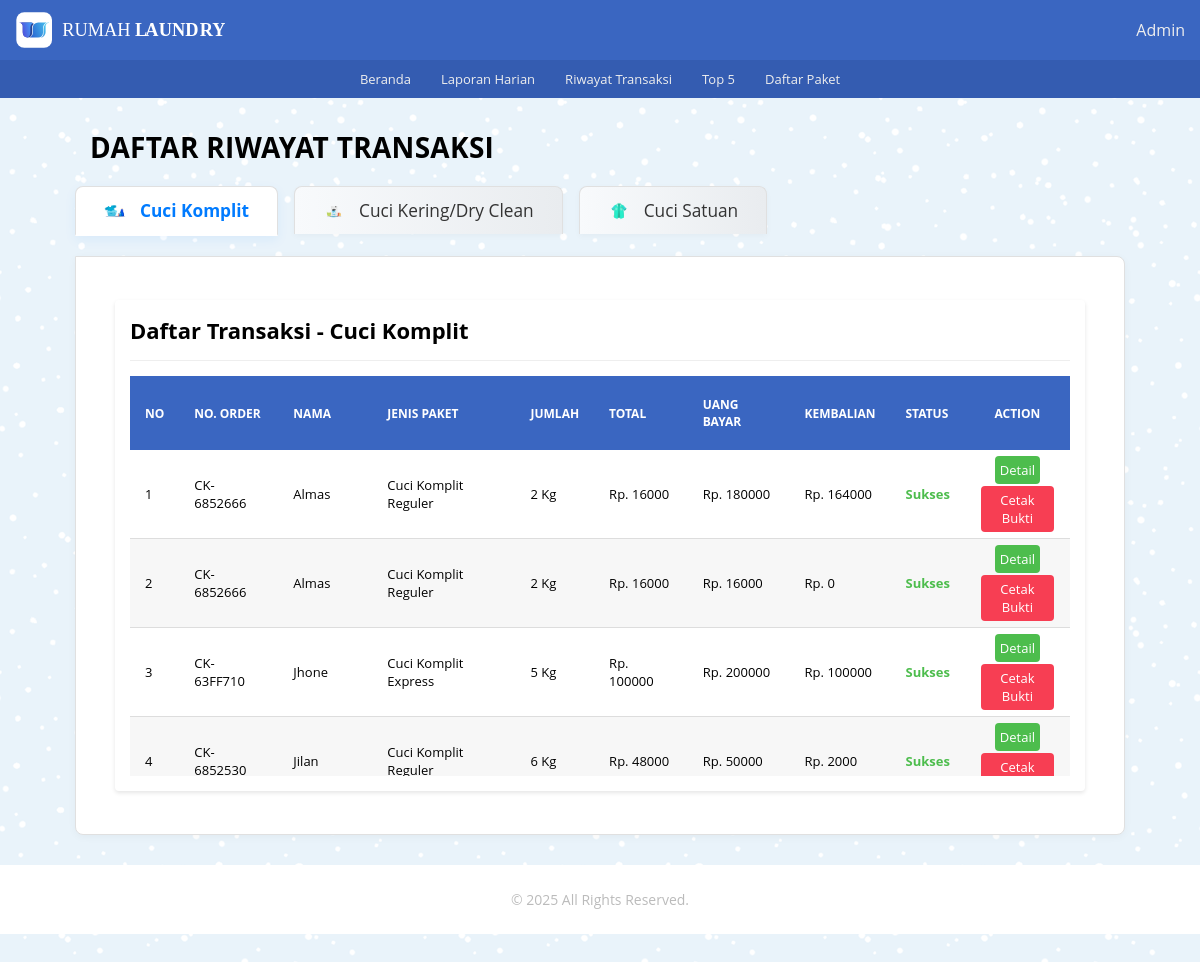
Screenshot of /riwayat_transaksi/riwayat.php (signed in) with the database file from the repository.
### tables this page shows
CREATE TABLE `tb_riwayat_ck` (
  `id_ck` int(11) NOT NULL,
  `or_number` varchar(20) NOT NULL,
  `pelanggan` varchar(100) NOT NULL,
  `no_telp` char(15) NOT NULL,
  `alamat` text NOT NULL,
  `j_paket` varchar(50) NOT NULL,
  `wkt_kerja` varchar(20) NOT NULL,
  `berat` int(5) NOT NULL,
  `h_perkilo` int(11) NOT NULL,
  `tgl_msk` varchar(40) NOT NULL,
  `tgl_klr` varchar(40) NOT NULL,
  `total` int(11) NOT NULL,
  `nominal_byr` int(11) NOT NULL,
  `kembalian` int(11) NOT NULL,
  `status` varchar(20) NOT NULL,
  `keterangan` text NOT NULL
);

### _functions.php (called while the page is built, shortened)
<?php
$host	= 'localhost';
$user = 'root';
$pass	= '';
$db	= 'laundry_app';
$koneksi = mysqli_connect($host,$user,$pass,$db);
function query($query){
	global $koneksi;
	$result = mysqli_query($koneksi, $query);
	$rows = [];
	while ($row = mysqli_fetch_assoc($result)) {
		$rows[] = $row;
	}
	return $rows;
}
function url($url = null){
	$url_utama = "http://localhost/rumah_laundry_6";
	if ($url != null) {
		return $url_utama . '/' . $url;
	}else{
		return $url_utama;
	}
}

### riwayat_transaksi/riwayat_ck/riwayat_ck.php (the view)
<div class="card">
   <div class="card-title card-flex">
      <div class="card-col">
         <h2>Daftar Transaksi - Cuci Komplit</h2>
      </div>
   </div>
   <div class="card-body">
      <div class="tabel-kontainer">
         <table class="tabel-transaksi">
            <thead>
               <tr>
                  <th class="sticky">No</th>
                  <th class="sticky">No. Order</th>
                  <th class="sticky" width="10%">Nama</th>
                  <th class="sticky">Jenis Paket</th>
                  <th class="sticky">Jumlah</th>
                  <th class="sticky">Total</th>
                  <th class="sticky">Uang Bayar</th>
                  <th class="sticky">Kembalian</th>
                  <th class="sticky">Status</th>
                  <th class="sticky" style="text-align: center">Action</th>
               </tr>
            </thead>
            <tbody>
               <?php if (!empty($query_ck)) : ?>
                  <?php $i = 1; ?>
                  <?php foreach($query_ck as $data_ck) : ?>
                     <tr>
                        <td><?=$i?></td>
                        <td><?=$data_ck['or_number']?></td>
                        <td style="max-width: 150px; overflow:hidden;"><?=$data_ck['pelanggan']?></td>
                        <td><?=$data_ck['j_paket']?></td>
                        <td><?=$data_ck['berat'] . " Kg"?></td>
                        <td><?="Rp. " . $data_ck['total']?></td>
                        <td><?="Rp. " . $data_ck['nominal_byr']?></td>
                        <td><?="Rp. " . $data_ck['kembalian']?></td>
                        <td><span class="success"><?=$data_ck['status']?></span></td>
                        <td align="center">
                           <a href="<?=url('riwayat_transaksi/riwayat_ck/detail_ck.php')?>?id_ck=<?=$data_ck['id_ck']?>" class="btn btn-edit">Detail</a><br/>
                           <a href="<?=url('riwayat_transaksi/riwayat_ck/cetak_info.php')?>?id_ck=<?=$data_ck['id_ck']?>" class="btn btn-hapus">Cetak Bukti</a>
                        </td>
                     </tr>
                     <?php $i++?>
                  <?php endforeach ?>
                  <?php else : ?>
                     <tr>
                        <td colspan="10" class="txt-center">Data tidak tersedia</td>
                     </tr>
               <?php endif?>
            </tbody>
         </table>
      </div>
   </div>
</div>

### _assets/css/style.css (style rules this page uses)
* { margin: 0; padding: 0; box-sizing: border-box; }
html,body { width: 100%; max-width: 100%; position: relative; font-family: 'Open sans', sans-serif; display: flex; flex-direction: column; background-image: url(../img/blue-snow.png); overflow-x: hidden; }
.success { font-weight: bold; color:#4dbd4d; }
h2 { font-size: 22px; }
.card { background-color: #fff; margin: 15px; padding: 15px; border-radius: 4px; box-shadow: 0 2px 4px rgba(0,0,0,0.10); }
.card-body { position: relative; }
.card-title { padding-bottom: 15px; margin-bottom: 15px; border-bottom: 1px solid #eeeeee; }
.card-flex { display: flex; flex-direction: row; align-items: center; justify-content: space-between; }
.card-col { flex: 1; }
.tabel-kontainer { display: block; width: 100%; height: 400px; position: relative; overflow-x: auto; overflow-y: auto; }
.tabel-transaksi { border: 0; border-collapse: collapse; width: 100%; }
.tabel-transaksi thead { color: #ffffff; }
.tabel-transaksi thead th { text-transform: uppercase; font-size: 12px; text-align: left; padding: 20px 15px; background-color: #3a66c1; }
.sticky { position: sticky; top: 0; }
.tabel-transaksi tbody tr { border-bottom: 1px solid #dddddd; }
.tabel-transaksi tbody tr:nth-child(even) { background-color: #f7f7f7; }
.tabel-transaksi tbody tr td { padding: 5px 15px; font-size: 13px; }
.btn { display: inline-block; text-decoration: none; padding: 5px; margin: 1px; border-radius: 4px; }
.btn-edit { background-color: #4dbd4d; color: #ffffff; }
.btn-hapus { background-color: #f73e53; color: #ffffff; }

### rows the page displays
tb_riwayat_ck: or_number "CK-6852666", pelanggan "Almas", j_paket "Cuci Komplit Reguler", berat "2", total "16000", nominal_byr "180000", kembalian "164000", status "Sukses"
tb_riwayat_ck: or_number "CK-6852666", pelanggan "Almas", j_paket "Cuci Komplit Reguler", berat "2", total "16000", nominal_byr "16000", kembalian "0", status "Sukses"
tb_riwayat_ck: or_number "CK-63FF710", pelanggan "Jhone", j_paket "Cuci Komplit Express", berat "5", total "100000", nominal_byr "200000", kembalian "100000", status "Sukses"
tb_riwayat_ck: or_number "CK-6852530", pelanggan "Jilan", j_paket "Cuci Komplit Reguler", berat "6", total "48000", nominal_byr "50000", kembalian "2000", status "Sukses"

### other values shown
$_SESSION['master'] "Admin"
